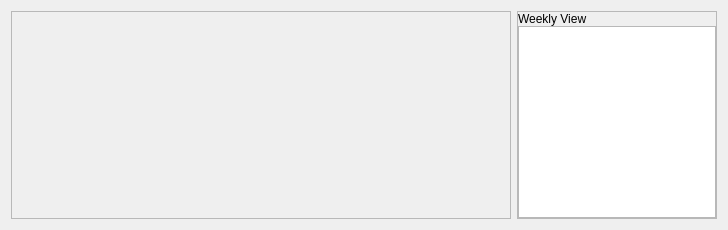
      <widget class="QWidget" name="pageViewMonth">
       <property name="styleSheet">
        <string notr="true"/>
       </property>
       <layout class="QHBoxLayout" name="horizontalLayout">
        <item>
         <widget class="QFrame" name="frameMonthlyCalendar">
          <property name="minimumSize">
           <size>
            <width>500</width>
            <height>0</height>
           </size>
          </property>
          <property name="frameShape">
           <enum>QFrame::StyledPanel</enum>
          </property>
          <property name="frameShadow">
           <enum>QFrame::Raised</enum>
          </property>
          <layout class="QVBoxLayout" name="verticalLayout_6">
           <property name="spacing">
            <number>0</number>
           </property>
           <property name="leftMargin">
            <number>0</number>
           </property>
           <property name="topMargin">
            <number>0</number>
           </property>
           <property name="rightMargin">
            <number>0</number>
           </property>
           <property name="bottomMargin">
            <number>0</number>
           </property>
           <item>
            <layout class="QVBoxLayout" name="layoutMonthlyCalendar">
             <property name="spacing">
              <number>0</number>
             </property>
             <property name="sizeConstraint">
              <enum>QLayout::SetMinimumSize</enum>
             </property>
            </layout>
           </item>
          </layout>
         </widget>
        </item>
        <item>
         <widget class="QFrame" name="frameMonthWeeklyView">
          <property name="minimumSize">
           <size>
            <width>150</width>
            <height>0</height>
           </size>
          </property>
          <property name="maximumSize">
           <size>
            <width>200</width>
            <height>16777215</height>
           </size>
          </property>
          <property name="frameShape">
           <enum>QFrame::StyledPanel</enum>
          </property>
          <property name="frameShadow">
           <enum>QFrame::Raised</enum>
          </property>
          <layout class="QVBoxLayout" name="verticalLayout_2">
           <property name="spacing">
            <number>0</number>
           </property>
           <property name="leftMargin">
            <number>0</number>
           </property>
           <property name="topMargin">
            <number>0</number>
           </property>
           <property name="rightMargin">
            <number>0</number>
           </property>
           <property name="bottomMargin">
            <number>0</number>
           </property>
           <item>
            <widget class="QLabel" name="labelMonthWeeklyView">
             <property name="layoutDirection">
              <enum>Qt::LeftToRight</enum>
             </property>
             <property name="text">
              <string>Weekly View</string>
             </property>
            </widget>
           </item>
           <item>
            <widget class="QTableWidget" name="tableMonthWeeklyView">
             <property name="minimumSize">
              <size>
               <width>0</width>
               <height>0</height>
              </size>
             </property>
            </widget>
           </item>
          </layout>
         </widget>
        </item>
       </layout>
      </widget>
